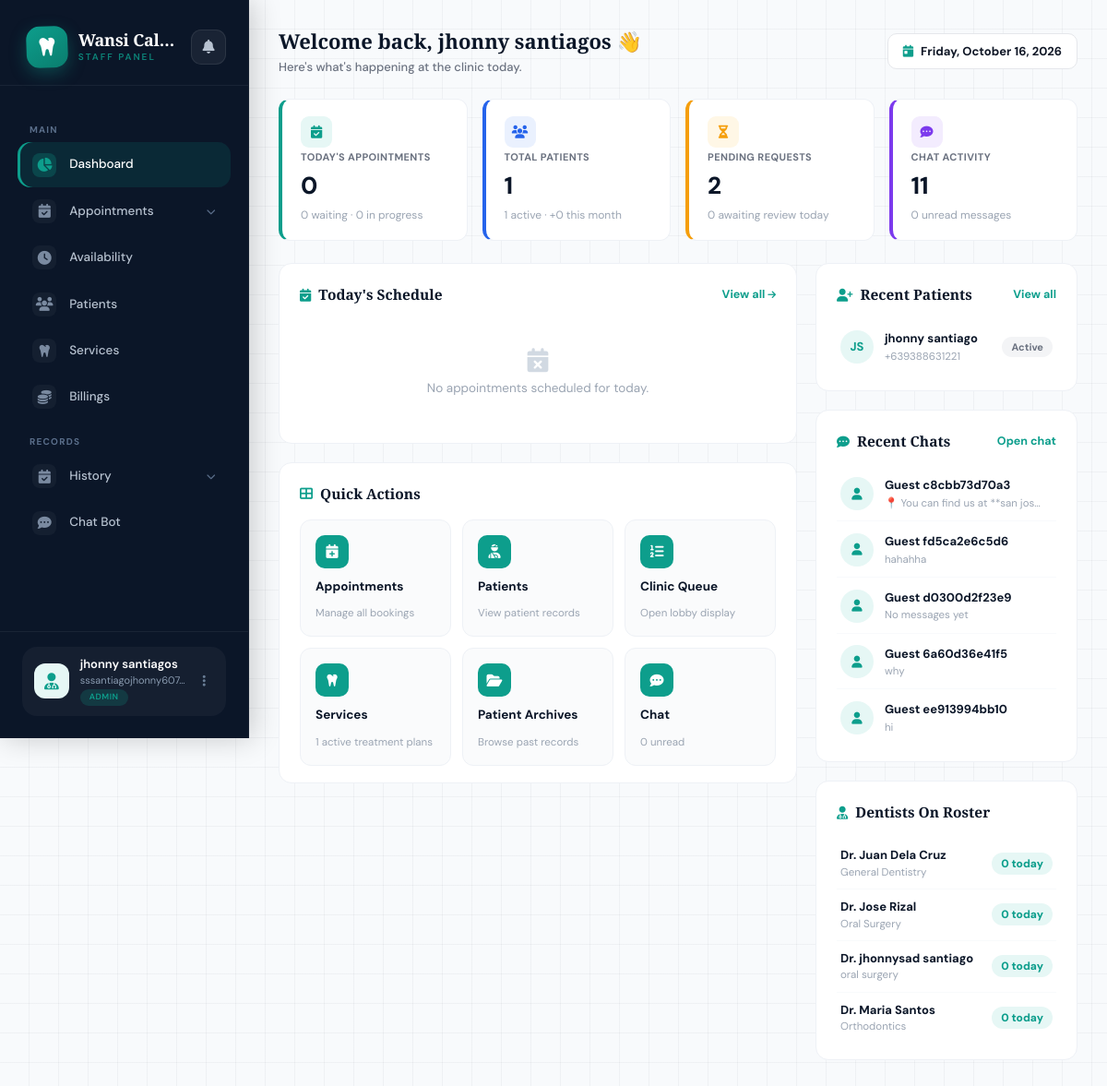
The page /pages/staff/dashboard.php (signed in) on the database its author committed.
### tables this page shows
CREATE TABLE `patients` (
  `id` int NOT NULL AUTO_INCREMENT,
  `patient_id` varchar(50) NOT NULL,
  `full_name` varchar(150) NOT NULL,
  `age` int DEFAULT NULL,
  `gender` enum('Male','Female','Other','Prefer not to say') DEFAULT NULL,
  `phone` varchar(20) NOT NULL,
  `email` varchar(100) DEFAULT NULL,
  `address` text,
  `status` enum('active','inactive','pending') DEFAULT 'pending',
  `created_at` timestamp NULL DEFAULT CURRENT_TIMESTAMP,
  `updated_at` timestamp NULL DEFAULT CURRENT_TIMESTAMP ON UPDATE CURRENT_TIMESTAMP,
  `source` enum('walkin','appointment') DEFAULT 'walkin',
  `appointment_id` int DEFAULT NULL,
  PRIMARY KEY (`id`),
  UNIQUE KEY `patient_id` (`patient_id`),
  KEY `idx_patient_id` (`patient_id`),
  KEY `idx_full_name` (`full_name`),
  KEY `idx_phone` (`phone`),
  KEY `idx_email` (`email`),
  KEY `idx_status` (`status`),
  KEY `idx_source` (`source`),
  KEY `idx_appointment_id` (`appointment_id`)
);

CREATE TABLE `dentists` (
  `id` int NOT NULL AUTO_INCREMENT,
  `first_name` varchar(100) NOT NULL,
  `last_name` varchar(100) NOT NULL,
  `specialization` varchar(200) DEFAULT NULL,
  `email` varchar(100) NOT NULL,
  `phone` varchar(20) DEFAULT NULL,
  `license_number` varchar(50) DEFAULT NULL,
  `years_experience` int DEFAULT '0',
  `bio` text,
  `profile_image` varchar(255) DEFAULT NULL,
  `is_active` tinyint(1) DEFAULT '1',
  `created_at` timestamp NULL DEFAULT CURRENT_TIMESTAMP,
  `updated_at` timestamp NULL DEFAULT CURRENT_TIMESTAMP ON UPDATE CURRENT_TIMESTAMP,
  PRIMARY KEY (`id`),
  UNIQUE KEY `email` (`email`)
);

### pages/staff/dashboard.php (the view, shortened to what this page needs)
<?php
require '../../conn/conn.php';
function h($v) { return htmlspecialchars($v ?? '', ENT_QUOTES, 'UTF-8'); }
$staffName = $_SESSION['staff_name'] ?? $_SESSION['user_name'] ?? 'Staff';
$today      = date('Y-m-d');
$monthStart = date('Y-m-01');
$stmt = $conn->prepare("
    SELECT a.id, a.full_name, a.tracking_token, a.appointment_time, a.status, a.services,
           d.first_name AS dentist_first_name, d.last_name AS dentist_last_name
    FROM appointments a
    LEFT JOIN dentists d ON a.dentist_id = d.id
    WHERE a.appointment_date = ?
    ORDER BY a.appointment_time ASC
");
$stmt->bind_param('s', $today);
$stmt->execute();
$todaysAppointments = $stmt->get_result()->fetch_all(MYSQLI_ASSOC);
$countByStatus = ['pending' => 0, 'approved' => 0, 'confirmed' => 0, 'in_progress' => 0, 'completed' => 0, 'cancelled' => 0, 'rejected' => 0];
$todayTotal    = count($todaysAppointments);
$waitingToday  = $countByStatus['approved'] + $countByStatus['confirmed'];
$inProgress    = $countByStatus['in_progress'];
$pendingToday  = $countByStatus['pending'];
$stmt = $conn->prepare("SELECT COUNT(*) AS c FROM appointments WHERE status = 'pending'");
$stmt->execute();
$pendingAllTime = (int)($stmt->get_result()->fetch_assoc()['c'] ?? 0);
$totalPatients = 0; $activePatients = 0; $newThisMonth = 0;
if ($res = $conn->query("SELECT COUNT(*) AS c FROM patients")) {
    $totalPatients = (int)($res->fetch_assoc()['c'] ?? 0);
}
if ($res = $conn->query("SELECT COUNT(*) AS c FROM patients WHERE status = 'active'")) {
    $activePatients = (int)($res->fetch_assoc()['c'] ?? 0);
}
$stmt = $conn->prepare("SELECT COUNT(*) AS c FROM patients WHERE created_at >= ?");
$stmt->bind_param('s', $monthStart);
$stmt->execute();
$newThisMonth = (int)($stmt->get_result()->fetch_assoc()['c'] ?? 0);
$recentPatients = [];
if ($res = $conn->query("SELECT id, patient_id, full_name, phone, email, status, created_at FROM patients ORDER BY created_at DESC LIMIT 5")) {
    $recentPatients = $res->fetch_all(MYSQLI_ASSOC);
}
$activePlans = 0; $completedPlans = 0; $totalServices = 0;
if ($res = $conn->query("SELECT COUNT(*) AS c FROM patient_services WHERE status != 'completed'")) {
    $activePlans = (int)($res->fetch_assoc()['c'] ?? 0);
}
$dentists = [];
if ($res = $conn->query("SELECT id, first_name, last_name, specialization FROM dentists WHERE is_active = 1 ORDER BY last_name ASC")) {
    $dentists = $res->fetch_all(MYSQLI_ASSOC);
}
$dentistApptCount = [];
$openChats = 0; $unreadChats = 0;
if ($res = $conn->query("SELECT COUNT(*) AS c FROM chat_sessions WHERE status != 'closed'")) {
    $openChats = (int)($res->fetch_assoc()['c'] ?? 0);
}
if ($res = $conn->query("SELECT COUNT(*) AS c FROM chat_messages WHERE sender = 'guest' AND is_read = 0")) {
    $unreadChats = (int)($res->fetch_assoc()['c'] ?? 0);
}
$recentChats = [];
if ($res = $conn->query("
    SELECT s.guest_id, s.status, s.last_message_at,
           (SELECT message FROM chat_messages m WHERE m.guest_id = s.guest_id ORDER BY m.id DESC LIMIT 1) AS last_message,
           (SELECT COUNT(*) FROM chat_messages m WHERE m.guest_id = s.guest_id AND m.sender = 'guest' AND m.is_read = 0) AS unread
    FROM chat_sessions s
    ORDER BY s.last_message_at DESC
    LIMIT 5
")) {
    $recentChats = $res->fetch_all(MYSQLI_ASSOC);
}
function statusBadge($status) {
    $map = [
        'pending'     => ['#f59e0b', '#fffaf0', 'Pending'],
        'approved'    => ['#0d9e8c', '#e6f7f5', 'Approved'],
        'confirmed'   => ['#0d9e8c', '#e6f7f5', 'Confirmed'],
        'in_progress' => ['#2563eb', '#eaf1fe', 'In Progress'],
        'completed'   => ['#16a34a', '#eafaf0', 'Completed'],
        'cancelled'   => ['#dc2626', '#fdeeee', 'Cancelled'],
        'rejected'    => ['#dc2626', '#fdeeee', 'Rejected'],
    ];
    [$fg, $bg, $label] = $map[$status] ?? ['#6b7280', '#f3f4f6', ucfirst($status)];
    return "<span class=\"badge-pill\" style=\"color:{$fg};background:{$bg};\">{$label}</span>";
}
include 'ssidebar.php';
?>
<!DOCTYPE html>
<html lang="en">
<head>
<script src="https://cdn.tailwindcss.com"></script>
<link rel="stylesheet" href="https://cdnjs.cloudflare.com/ajax/libs/font-awesome/6.4.0/css/all.min.css">
</head>
<body>
<div class="main-content">
<div class="page">
    <div class="topbar">
        <div>
            <h1>Welcome back, <?= h($staffName) ?> 👋</h1>
            <div class="sub">Here's what's happening at the clinic today.</div>
        </div>
        <div class="date-pill"><i class="fas fa-calendar-day" style="color:#0d9e8c;"></i> <?= h(date('l, F j, Y')) ?></div>
    </div>
    <div class="stats-row">
        <div class="stat-card">
            <div class="top-row"><div class="icon-box"><i class="fas fa-calendar-check"></i></div></div>
            <div class="lbl">Today's Appointments</div>
            <div class="num"><?= $todayTotal ?></div>
            <div class="sub"><?= $waitingToday ?> waiting &middot; <?= $inProgress ?> in progress</div>
        </div>
        <div class="stat-card alt1">
            <div class="top-row"><div class="icon-box"><i class="fas fa-users"></i></div></div>
            <div class="lbl">Total Patients</div>
            <div class="num"><?= $totalPatients ?></div>
            <div class="sub"><?= $activePatients ?> active &middot; +<?= $newThisMonth ?> this month</div>
        </div>
        <div class="stat-card alt2">
            <div class="top-row"><div class="icon-box"><i class="fas fa-hourglass-half"></i></div></div>
            <div class="lbl">Pending Requests</div>
            <div class="num"><?= $pendingAllTime ?></div>
            <div class="sub"><?= $pendingToday ?> awaiting review today</div>
        </div>
        <div class="stat-card alt3">
            <div class="top-row"><div class="icon-box"><i class="fas fa-comment-dots"></i></div></div>
            <div class="lbl">Chat Activity</div>
            <div class="num"><?= $openChats ?></div>
            <div class="sub"><?= $unreadChats ?> unread message<?= $unreadChats === 1 ? '' : 's' ?></div>
        </div>
    </div>
    <div class="grid-2col">
        <div>
            <div class="panel">
                <div class="panel-head">
                    <h2><i class="fas fa-calendar-check"></i> Today's Schedule</h2>
                    <a class="view-all" href="today.php">View all <i class="fas fa-arrow-right" style="font-size:10px;"></i></a>
                </div>
                <?php if ($todaysAppointments): ?>
                    <table class="appt-table">
                        <thead>
                            <tr><th>Time</th><th>Patient</th><th>Dentist</th><th>Status</th></tr>
                        </thead>
                        <tbody>
                        <?php foreach (array_slice($todaysAppointments, 0, 8) as $a): ?>
                            <tr>
                                <td class="p-time"><?= h($a['appointment_time'] ? date('g:i A', strtotime($a['appointment_time'])) : '—') ?></td>
                                <td>
                                    <div class="p-name"><?= h(patientLabel($a)) ?></div>
                                    <div class="p-sub"><?= h($a['services'] ?? '') ?></div>
                                </td>
                                <td><?= h(dentistName($a)) ?></td>
                                <td><?= statusBadge($a['status']) ?></td>
                            </tr>
                        <?php endforeach; ?>
                        </tbody>
                    </table>
                <?php else: ?>
                    <div class="empty-state"><i class="fas fa-calendar-xmark"></i>No appointments scheduled for today.</div>
                <?php endif; ?>
            </div>
            <div class="panel">
                <div class="panel-head">
                    <h2><i class="fas fa-th-large"></i> Quick Actions</h2>
                </div>
                <div class="quick-actions">
                    <a class="qa-btn" href="appointments.php">
                        <div class="qa-icon"><i class="fas fa-calendar-plus"></i></div>
                        <div class="qa-title">Appointments</div>
                        <div class="qa-sub">Manage all bookings</div>
                    </a>
                    <a class="qa-btn" href="patients.php">
                        <div class="qa-icon"><i class="fas fa-user-injured"></i></div>
                        <div class="qa-title">Patients</div>
                        <div class="qa-sub">View patient records</div>
                    </a>
                    <a class="qa-btn" href="queue.php" target="_blank">
                        <div class="qa-icon"><i class="fas fa-list-ol"></i></div>
                        <div class="qa-title">Clinic Queue</div>
                        <div class="qa-sub">Open lobby display</div>
                    </a>
                    <a class="qa-btn" href="patient_services.php">
                        <div class="qa-icon"><i class="fas fa-tooth"></i></div>
                        <div class="qa-title">Services</div>
                        <div class="qa-sub"><?= $activePlans ?> active treatment plans</div>
                    </a>
                    <a class="qa-btn" href="patient-record-history.php">
                        <div class="qa-icon"><i class="fas fa-folder-open"></i></div>
                        <div class="qa-title">Patient Archives</div>
                        <div class="qa-sub">Browse past records</div>
                    </a>
                    <a class="qa-btn" href="chat.php">
                        <div class="qa-icon"><i class="fas fa-comment-dots"></i></div>
                        <div class="qa-title">Chat</div>
                        <div class="qa-sub"><?= $unreadChats ?> unread</div>
                    </a>
                </div>
            </div>
        </div>
        <div>
            <div class="panel">
                <div class="panel-head">
                    <h2><i class="fas fa-user-plus"></i> Recent Patients</h2>
                    <a class="view-all" href="patients.php">View all</a>
                </div>
                <?php if ($recentPatients): ?>
                    <div class="side-list">
                        <?php foreach ($recentPatients as $p): ?>
                            <?php
                                $initials = '';
                                foreach (explode(' ', trim($p['full_name'] ?? '')) as $part) {
                                    if ($part !== '') $initials .= strtoupper($part[0]);
                                    if (strlen($initials) >= 2) break;
                                }
                            ?>
                            <div class="side-item">
                                <div class="side-avatar"><?= h($initials ?: '?') ?></div>
                                <div>
                                    <div class="side-name"><?= h($p['full_name'] ?: 'Unnamed') ?></div>
                                    <div class="side-meta"><?= h($p['phone'] ?: $p['email'] ?: 'No contact info') ?></div>
                                </div>
                                <div class="side-right">
                                    <?= statusBadge($p['status'] ?: 'active') ?>
                                </div>
                            </div>
                        <?php endforeach; ?>
                    </div>
                <?php else: ?>
                    <div class="empty-state"><i class="fas fa-user-slash"></i>No patients yet.</div>
                <?php endif; ?>
            </div>
            <div class="panel">
                <div class="panel-head">
                    <h2><i class="fas fa-comment-dots"></i> Recent Chats</h2>
                    <a class="view-all" href="chat.php">Open chat</a>
                </div>
                <?php if ($recentChats): ?>
                    <div class="side-list">
                        <?php foreach ($recentChats as $c): ?>
                            <div class="side-item">
                                <div class="side-avatar"><i class="fas fa-user"></i></div>
                                <div style="min-width:0;">
                                    <div class="side-name"><?= h(str_replace('guest_', 'Guest ', substr($c['guest_id'], 0, 18))) ?></div>
                                    <div class="side-meta" style="max-width:170px; overflow:hidden; text-overflow:ellipsis; white-space:nowrap;">
                                        <?= h($c['last_message'] ?: 'No messages yet') ?>
                                    </div>
                                </div>
                            </div>
                        <?php endforeach; ?>
                    </div>
                <?php else: ?>
                    <div class="empty-state"><i class="fas fa-comment-slash"></i>No conversations yet.</div>
                <?php endif; ?>
            </div>
            <div class="panel">
                <div class="panel-head">
                    <h2><i class="fas fa-user-md"></i> Dentists On Roster</h2>
                </div>
                <?php if ($dentists): ?>
                    <?php foreach ($dentists as $d): ?>
                        <div class="dentist-row">
                            <div>
                                <div class="d-name">Dr. <?= h($d['first_name'] . ' ' . $d['last_name']) ?></div>
                                <div class="d-spec"><?= h($d['specialization'] ?: 'General Dentistry') ?></div>
                            </div>
                            <div class="d-count"><?= (int)($dentistApptCount[$d['id']] ?? 0) ?> today</div>
                        </div>
                    <?php endforeach; ?>
                <?php else: ?>
                    <div class="empty-state"><i class="fas fa-user-md"></i>No active dentists on file.</div>
                <?php endif; ?>
            </div>
        </div>
    </div>
</div>
</div>
</body>
</html>

### pages/staff/ssidebar.php (style rules this page uses)
:root { --sb-navy: #0b1628; --sb-navy-light: #131f35; --sb-teal: #0d9e8c; --sb-teal-light: #e6f7f5; --sb-teal-glow: rgba(13, 158, 140, 0.25); --sidebar-width: 270px; --sb-radius: 14px; }

### rows shown on the page
patients: initials "JS", full_name "jhonny santiago", phone "+639388631221"
dentists: first_name+last_name "Juan Dela Cruz", specialization "General Dentistry", id "0"
dentists: first_name+last_name "Jose Rizal", specialization "Oral Surgery", id "0"
dentists: first_name+last_name "jhonnysad santiago", specialization "oral surgery", id "0"
dentists: first_name+last_name "Maria Santos", specialization "Orthodontics", id "0"

### other values the page prints
$user_name "jhonny santiagos"
$user_email "sssantiagojhonny607…"
$user_role "ADMIN"
$staffName "jhonny santiagos"
$todayTotal "0"
$waitingToday "0"
$inProgress "0"
$totalPatients "1"
$activePatients "1"
$newThisMonth "0"
$pendingAllTime "2"
$pendingToday "0"
$openChats "11"
$unreadChats "0"
$activePlans "1"
